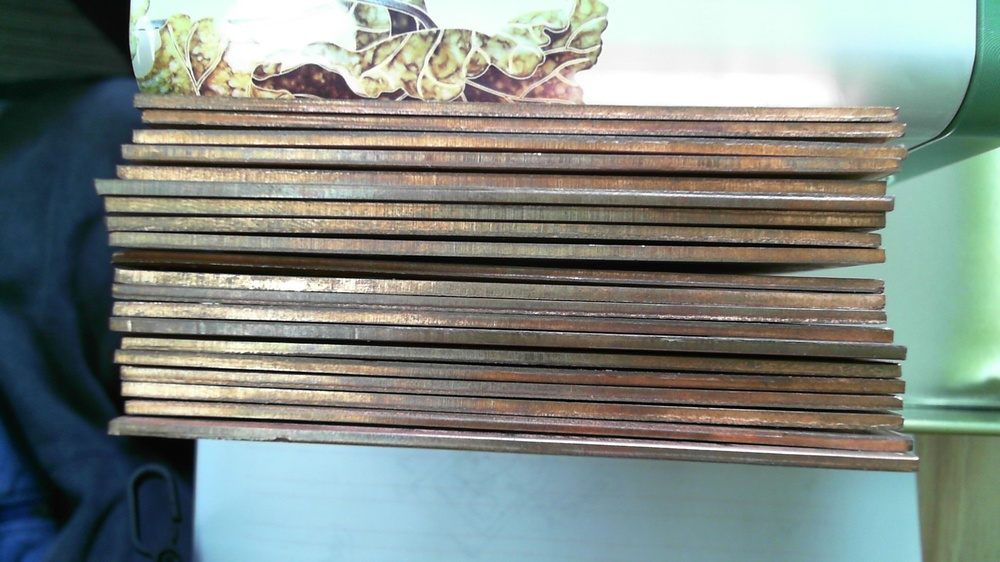
#> input picture img/sample/01.jpg, 1000 x 562 px, shrunk from 1920 x 1080 before the run
$ python -i image.py   (imports and definitions only)
#> lines starting #> are read from the running program, lines starting #| are printed output that depends on the picture; after the words box and inside, x2 and y2 are one past the last pixel; in counts of white or black regions, pixels touching at a corner belong together
# -*- coding: utf-8 -*-
"""
Created on Sun Apr 29 11:18:18 2018

@author: qiang heng
"""
import cv2
import matplotlib.pyplot as plt
import numpy as np

class Image(object):
    def __init__(self,path,form='rgb',transpose=False):
#> called with path = '../../img/sample/01.jpg', form = 'rgb', transpose = False
        if form=='rgb':
           self.original_image=plt.imread(path)
#> self.original_image is the input picture: shape (562, 1000, 3); mean R, G, B 126.9, 135.7, 129.5
           self.form='rgb'
           self.grayscale_image=cv2.cvtColor(self.original_image, cv2.COLOR_RGB2GRAY)
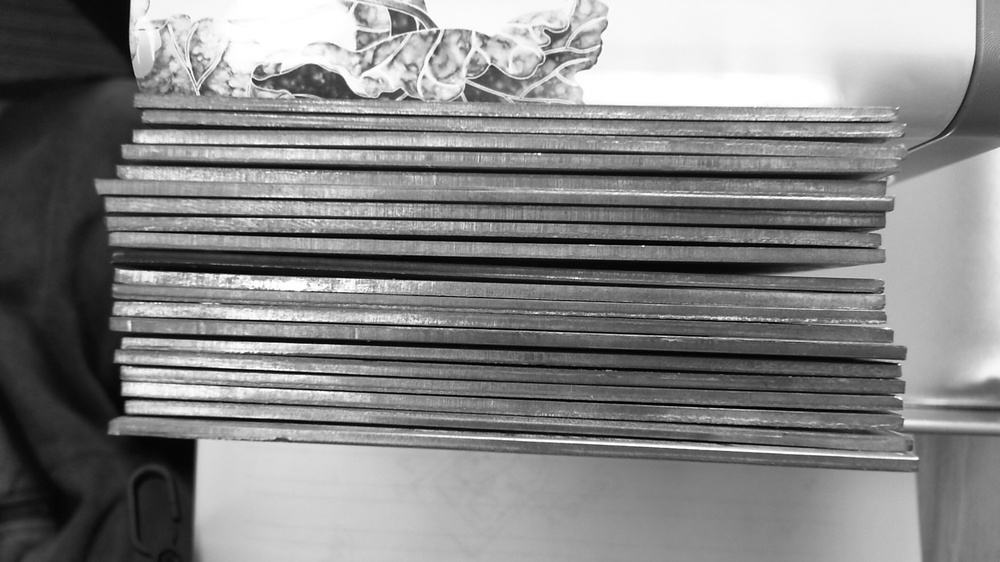
#> self.grayscale_image: shape (562, 1000); min 0, max 255, mean 132.4
        elif form=='bgr':
           self.original_image=cv2.imread(path)
           self.form='bgr'
           self.grayscale_image=cv2.cvtColor(self.original_image, cv2.COLOR_BGR2GRAY)
        else:
           raise Exception('wrong format name')
        if transpose:
           self.original_image=self.original_image.transpose(1,0,2)
           self.grayscale_image=self.grayscale_image.transpose()
        self.rows,self.cols,_=self.original_image.shape
#> self.rows = 562; self.cols = 1000


    def display(self,is_gray=False):
        if is_gray:
           plt.clf()
           plt.imshow(self.grayscale_image,cmap='gray')
           plt.show()
        else:
           plt.clf()
           plt.imshow(self.original_image)
           plt.show()

    #low_threshold 和 high_threshold 是 cv2.canny的参数
    def correct_direction(self,low_threshold=50,high_threshold=150):
#> called with low_threshold = 50, high_threshold = 150
        self.edges=cv2.Canny(self.original_image,low_threshold,high_threshold)
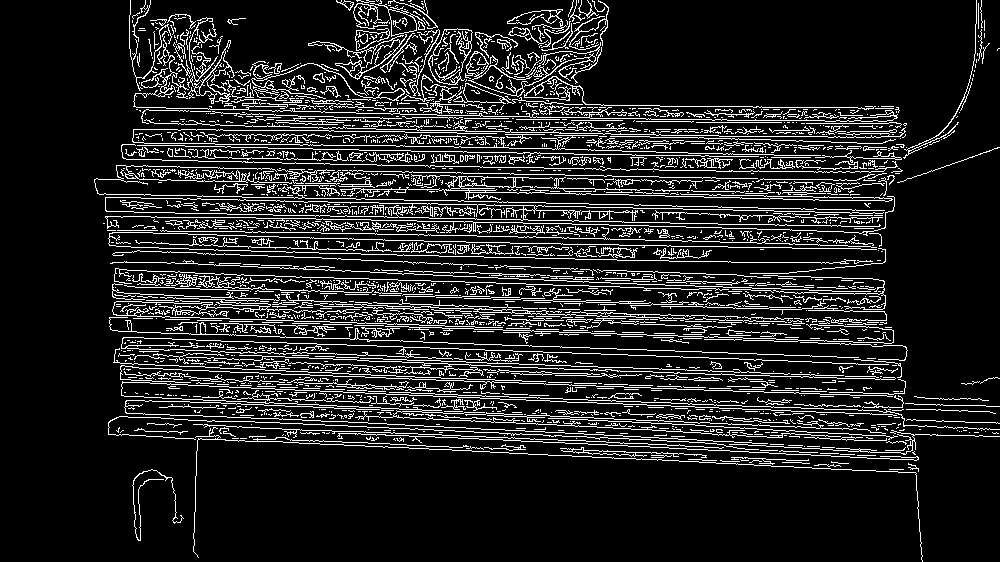
#> self.edges: shape (562, 1000); 13.5% white in thin lines or dots
        lines = cv2.HoughLines(self.edges, 1, np.pi / 180, 300)
#> lines = 54 rows, first 8: [294, 1.61], [143, 1.59], [327, 1.61], [312, 1.61], [158, 1.59], [279, 1.61], [281, 1.61], [388, 1.62]
        thetas = lines.reshape(-1, 2)[:, 1]
#> thetas = 54 values, max 1.62 at index 7, min 1.57 at index 38, mean 1.6
        theta_high = np.percentile(thetas, 85)
#> theta_high = 1.62
        theta_low = np.percentile(thetas, 15)
#> theta_low = 1.59
        theta_Mean = thetas[(thetas <= theta_high) * (thetas >= theta_low)].mean()
#> theta_Mean = 1.6
        rotation_matrix=cv2.getRotationMatrix2D((self.cols/2,self.rows/2),theta_Mean*180/np.pi,1.1)
#> rotation_matrix = [[-0.0344, 1.1, 208.3], [-1.1, -0.0344, 840.4]]
        self.original_image=cv2.warpAffine(self.original_image,rotation_matrix,(self.cols,self.rows))
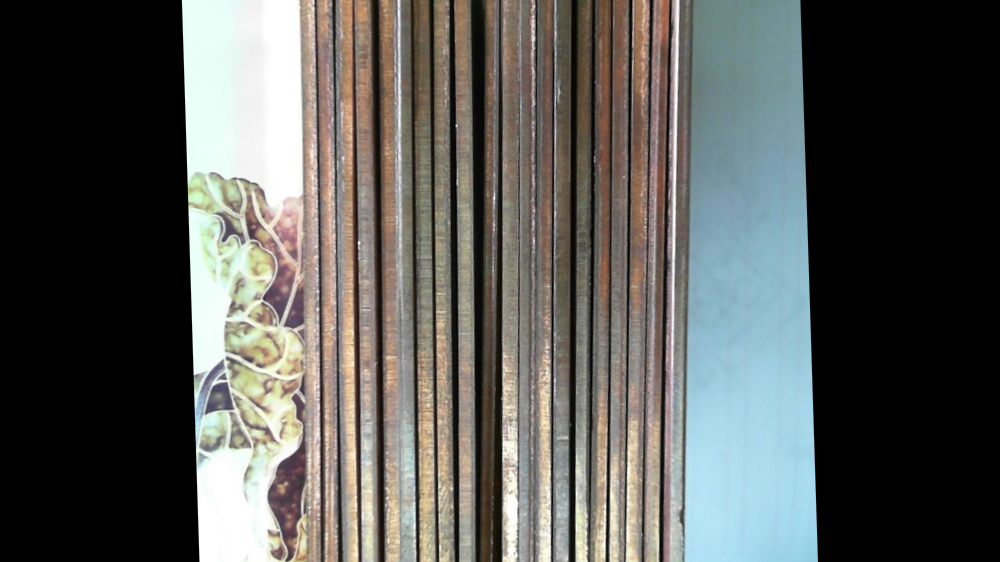
#> self.original_image: shape (562, 1000, 3); mean R, G, B 89.4, 90.3, 87
        self.grayscale_image=cv2.warpAffine(self.grayscale_image,rotation_matrix,(self.cols,self.rows))
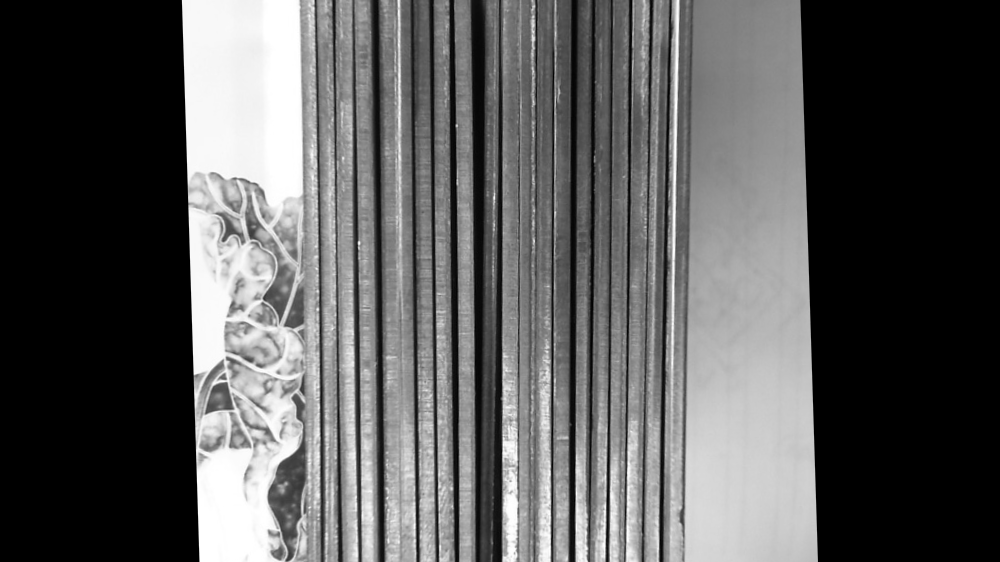
#> self.grayscale_image: shape (562, 1000); min 0, max 255, mean 89.7

    #从指定位置裁剪图片
    def crop_image(self,row_start,row_end,col_start,col_end):
        self.original_image=self.original_image[row_start:row_end,col_start:col_end]
        self.grayscale_image=self.grayscale_image[row_start:row_end,col_start:col_end]
        self.rows,self.cols,_=self.original_image.shape
    #从图片中随机采样某几行
    def sample_line(self,line_number=1,is_gray=False,plot=True):
        if not is_gray:
            line_indexs=np.random.choice(self.rows,size=line_number,replace=False)
            lines=self.original_image[line_indexs]
            colors=['r','g','b']
            if plot:
               plt.clf()
               for i in range(3):
                   plt.plot(lines[0,:,i].flatten(),label=colors[i],color=colors[i])
               plt.legend()
               plt.show()
        else:
            line_indexs=np.random.choice(self.rows,size=line_number,replace=False)
            lines=self.grayscale_image[line_indexs]
            if plot:
               plt.clf()
               plt.plot(lines[0].flatten())
               plt.show()

##运行样例
'''
image1=Image('copper1.jpg')
image1.correct_direction()
image1.display()
image1.display(is_gray=True)

image2=Image('copper2.jpg',transpose=True)
image2.correct_direction()
image2.display()
image2.display(is_gray=True)
image2.crop_image(250,1500,50,900)
image2.display()
image2.sample_line()
'''

>>> result = Image('../../img/sample/01.jpg').correct_direction()

$ run again, on img/sample/03.jpg
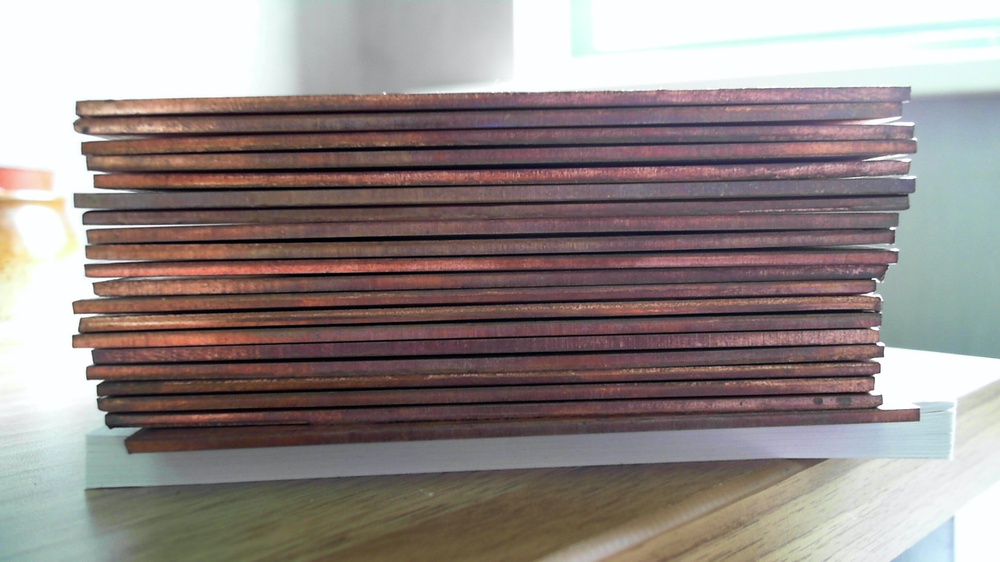
#> input picture img/sample/03.jpg, 1000 x 562 px, shrunk from 1920 x 1080 before the run
#> in __init__, self.original_image is the input picture: shape (562, 1000, 3); mean R, G, B 147.2, 137, 134.9
#> in correct_direction, `self.edges=cv2.Canny(self.original_image,low_threshold,high_threshold)`:
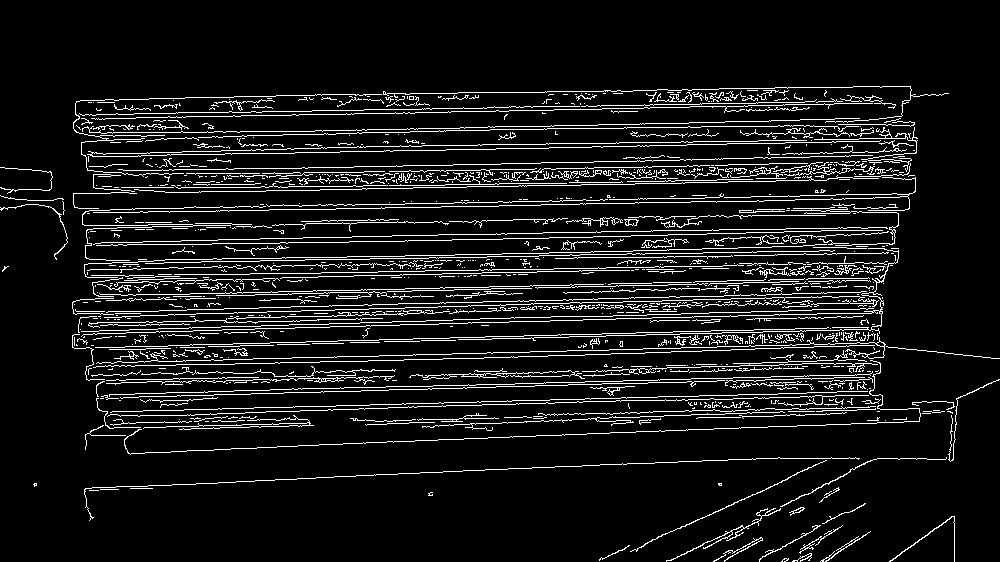
#> self.edges: shape (562, 1000); 9.1% white in thin lines or dots, all inside (x1, y1, x2, y2) = (0, 86, 1000, 562)
#> lines = 29 rows, first 8: [116, 1.55], [278, 1.55], [265, 1.55], [214, 1.55], [101, 1.55], [242, 1.55], [210, 1.55], [195, 1.55]
#> thetas = 29 values, max 1.57 at index 28, min 1.54 at index 13, mean 1.55
#> theta_high = 1.55
#> theta_low = 1.54
#> theta_Mean = 1.55
#> rotation_matrix = [[0.0192, 1.1, 181.3], [-1.1, 0.0192, 825.5]]
#> in correct_direction, `self.grayscale_image=cv2.warpAffine(self.grayscale_image,rotation_matr..`:
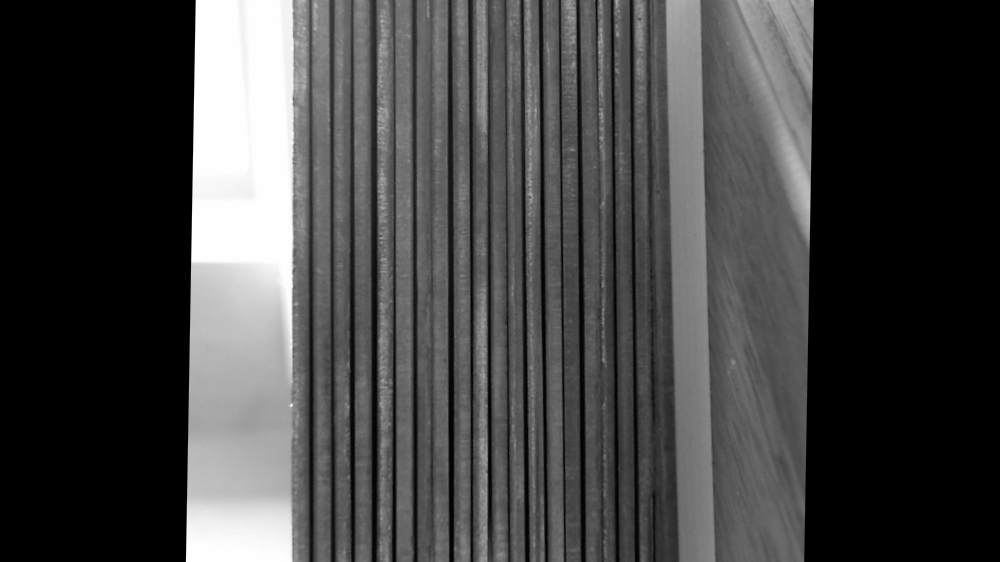
#> self.grayscale_image: shape (562, 1000); min 0, max 255, mean 67.8
